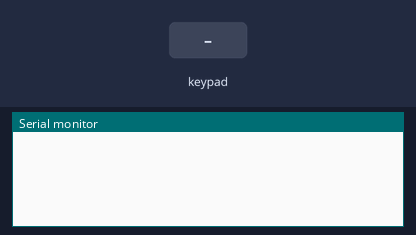
A sketch run on a simulated Arduino Uno, built with avr-gcc and run on an emulated ATmega328P. On the bench: the last lines printed to the serial monitor. Inputs (shaded band) come from the test bench.

Above: at 1.2 s.
1.3 s: key 'A' pressed
At 2.3 s:
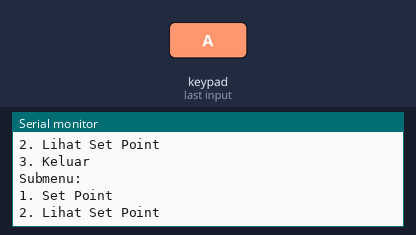
2.8 s: keypad keys 1 3 9 7 pressed 0.4 s apart
5.9 s: keypad keys 5 4 3 2 A pressed 0.4 s apart
At 6.7 s:
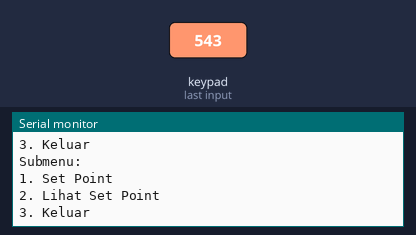

The sketch:

submenu.ino
```cpp
#include <Keypad.h>

const byte ROWS = 4; // Jumlah baris keypad
const byte COLS = 4; // Jumlah kolom keypad

char keys[ROWS][COLS] = { // Daftar tombol keypad
  {'1', '2', '3', 'A'},
  {'4', '5', '6', 'B'},
  {'7', '8', '9', 'C'},
  {'*', '0', '#', 'D'}
};

byte rowPins[ROWS] = {5, 4, 3, 2}; // Pin baris keypad
byte colPins[COLS] = {9, 8, 7, 6}; // Pin kolom keypad

Keypad keypad = Keypad(makeKeymap(keys), rowPins, colPins, ROWS, COLS); // Inisialisasi keypad

int setPoint = 0; // Set point awal

void setup() {
  Serial.begin(9600);
}

void loop() {
  char key = keypad.getKey();

  if (key == 'A') { // Masuk ke submenu
    int submenuChoice = 0;
    while (submenuChoice != 3) { // Selama belum keluar dari submenu
      Serial.println("Submenu:");
      Serial.println("1. Set Point");
      Serial.println("2. Lihat Set Point");
      Serial.println("3. Keluar");
      char submenuKey = keypad.getKey();
      if (submenuKey == '1') { // Ubah set point
        Serial.println("Masukkan set point (0-255):");
        while (keypad.getState() != IDLE) { // Tunggu sampai tombol dilepas
          char setPointKey = keypad.getKey();
          if (setPointKey >= '0' && setPointKey <= '9') { // Jika tombol angka ditekan
            setPoint = setPoint * 10 + (setPointKey - '0'); // Update set point
            if (setPoint > 255) { // Batasi nilai set point
              setPoint = 255;
            }
            Serial.print("\rSet point: ");
            Serial.print(setPoint);
          }
        }
      } else if (submenuKey == '2') { // Lihat set point
        Serial.print("\rSet point: ");
        Serial.print(setPoint);
      } else if (submenuKey == '3') { // Keluar dari submenu
        submenuChoice = 3;
      }
    }
  }
}
```

Measured:
- after the input at 1.3 s, the serial monitor: prints a new line at once (image 1)
